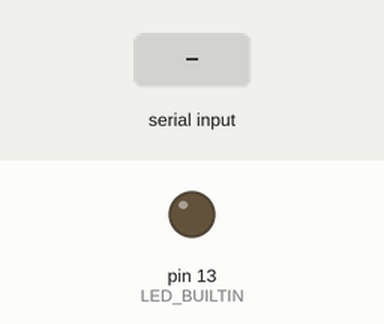
Simulated run of this sketch. Board: Arduino Uno, built with avr-gcc and run on an emulated ATmega328P. On the bench: output pins drawn as LEDs (lit = HIGH). The inputs (shaded band) are chosen by the test bench.

Above: at 1.2 s.
1.3 s: "90,45\n" received over Serial
At 1.8 s:
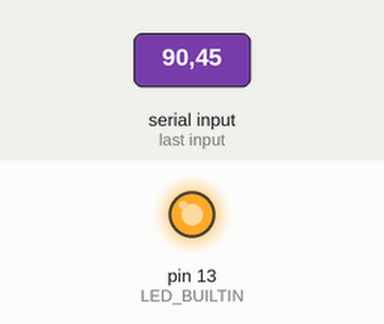
3.8 s: "30,150\n" received over Serial
At 5.6 s:
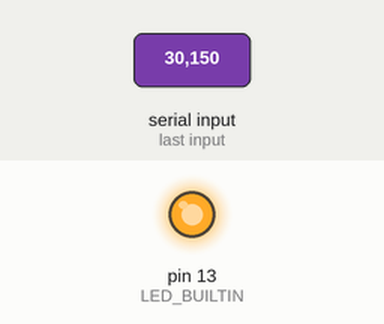
Timing chart, 0 to 7.1 s (numbered marks = the images above; inputs shaded):
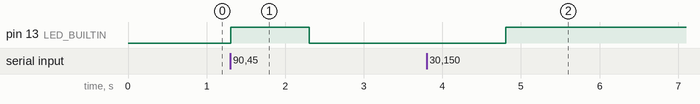

Measured:
- after the input at 1.3 s, pin 13 (LED_BUILTIN): LOW → HIGH at once, → LOW 1.0 s later
- after the input at 3.8 s, pin 13 (LED_BUILTIN): LOW → HIGH after 1.0 s

The sketch:

MoveConnectionTest.ino
```cpp
int moveState;
bool lightTracker;

void setup() {

  Serial.begin(9600);
  pinMode(LED_BUILTIN, OUTPUT);


}

void loop() {

  if(Serial.available() > 0) {

    moveState = Serial.parseInt();
    if(lightTracker) {
      digitalWrite(LED_BUILTIN, HIGH);
      lightTracker = false;
    } // end if
    else {
      digitalWrite(LED_BUILTIN, LOW);
      lightTracker = true;
    } // end else
  } // end if

}
```
